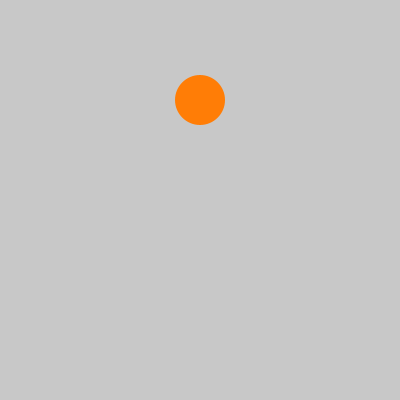
Frame 1 (no input)
Frame 60 (the mouse pressed at the canvas centre just before this capture): identical to frame 1, image omitted
Frame 120 (the mouse held since frame 60 and released just before this capture): identical to frame 1, image omitted

The Processing sketch that drew this single still picture (run headless with seeded random() and noise(); from frame 60 on, the mouse is pressed at the canvas centre):

// Processing sketch: processing_10806
// ── processing_10806.pde

int posX=200,posY=100,altura=25,velocidadCaida=6,velocidadImpulso=9;
boolean movimiento=false,rebote=true;

void setup(){
  size(400,400);
  smooth();
  noStroke();
}

void draw(){
  background(200,200,200);
  fill(255,125,6);
  ellipse(posX,posY,50,50);
  if(movimiento){
    posX=mouseX;
    if(rebote){
      posY=posY+velocidadCaida;
    }else{
      posY=posY-velocidadImpulso;
    }
    if(posY>=375){
      rebote=false;
      altura=altura+50;
      velocidadImpulso--;
    }
    if(posY<=altura){
      rebote=true;
    }
  }
  if(altura>=375){
    movimiento=false;
  }
  
  // Consola
  println ("Tamaño de Ventana: "+width+"x"+height+" Mouse X: "+mouseX+" Mouse Y: "+mouseY+" Tecla: "+key+" FPS: "+frameRate+" Frames Totales: "+frameCount);
  println ("PosX: "+posX+" PosY: "+posY+" Altura: "+altura+" Velocidad de Caída: "+velocidadCaida+" Velocidad de Impulso: "+velocidadImpulso);
  println ("Movimiento="+movimiento+" Rebote="+rebote);
}

void mousePressed(){
  if(movimiento==false){
    if(dist(posX,posY,mouseX,mouseY)<=25){
      movimiento=true;
      altura=25;
      velocidadCaida=6;
      velocidadImpulso=9;
    }
  }
}
